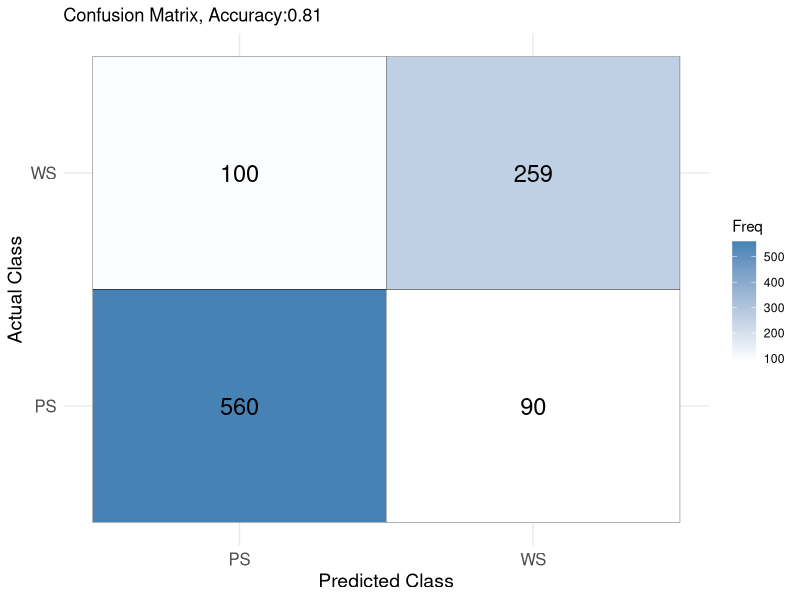

Write R code to recreate this figure. (Note: this script raises an error after producing the figure.)
## ---- chunk 1
# Read in library and data
library(caret)
data(segmentationData)

# Check for any missing data
length(which(is.na(segmentationData) == TRUE))

# Take a look at what the data looks like
head(segmentationData)

# This code splits our data 
trainIndex <- createDataPartition(segmentationData$Class, p = 1/2, list = FALSE, times = 1)

# We assign the 1/2 of data to a training set variable
Train <- segmentationData[ trainIndex,]

# We assign the remaining 1/2 of data to a testing set variable
Test <- segmentationData[-trainIndex,]

# Let's take a look at the dimensions of our training and testing set to see if that all worked out ok
dim(Train)
dim(Test)

# Fit the model
fitControl <- trainControl(method = "repeatedcv", number = 3,repeats = 5)

# Train the model
Fit1 <- train(Class ~ ., data = Train, method = "rf", trControl = fitControl, verbose = FALSE)

# Report the accuracy
Fit1
## ---- chunk 2
# Read in necessary libraries
library(dplyr)

# Select the most important variables
Imp <- varImp(Fit1, scale = FALSE)

# Select the top 10 most important features
featSel<-head(rownames(Imp$importance %>% arrange(desc(Overall))), n=10)

# Need to put "+" between all variables
features_string <- paste(featSel, collapse = " + ")
formula_str <- paste("Class ~", features_string)

# Convert string to formula
feat_formula <- as.formula(formula_str)

# Now fit the model with the correct formula
Fit2 <- train(feat_formula, data = Train, method = "rf", trControl = fitControl, verbose = FALSE)

Fit2
## ---- chunk 3
# Generate predictions
preds<-predict(Fit2,Test)

# Generate confusion matrix
cm <- confusionMatrix(preds, Test$Class, positive = "WS")

# Extract table from cm object
cm_table <- as.data.frame(cm$table)

# Plot and save heatmap with ggplot2
png("/Users/f002yt8/Documents/GitHub/HDS-Foundations_of_Data_Science/Week_5/Lecture_Notes/images/confusion_matrix_RF.png", width = 1000, height = 1000, res = 200)
print(ggplot(cm_table, aes(Prediction, Reference, fill = Freq)) +
  geom_tile(color = "black") +
  geom_text(aes(label = Freq), size = 6) +
  scale_fill_gradient(low = "white", high = "steelblue") +
  theme_minimal() +
  labs(title = paste0("Confusion Matrix, Accuracy:",round(cm$overall[1],2)),
       x = "Predicted Class",
       y = "Actual Class") +
  theme(axis.text = element_text(size = 12),
        axis.title = element_text(size = 14)))
dev.off()
## ---- chunk 4
# Fit the model
fitControl <- trainControl(
  method = "cv",  
  number = 3,
  classProbs = TRUE,
  summaryFunction = twoClassSummary 
)

#Train the SVM model
svmFit <- train(
  Class ~ .,
  data = Train,
  method = "svmRadial",
  trControl = fitControl,
  metric = "ROC",
  preProcess = c("center", "scale")  
)

# Results
print(svmFit)
## ---- chunk 5
# Generate predictions
preds<-predict(svmFit,Test)

# Generate confusion matrix
cm <- confusionMatrix(preds, Test$Class, positive = "WS")
cm
# Extract table from cm object
cm_table <- as.data.frame(cm$table)

# Plot and save heatmap with ggplot2
png("/Users/f002yt8/Documents/GitHub/HDS-Foundations_of_Data_Science/Week_5/Lecture_Notes/images/confusion_matrix_SVM.png", width = 1000, height = 1000, res = 200)
print(ggplot(cm_table, aes(Prediction, Reference, fill = Freq)) +
  geom_tile(color = "black") +
  geom_text(aes(label = Freq), size = 6) +
  scale_fill_gradient(low = "white", high = "steelblue") +
  theme_minimal() +
  labs(title = paste0("Confusion Matrix, Accuracy:",round(cm$overall[1],2)),
       x = "Predicted Class",
       y = "Actual Class") +
  theme(axis.text = element_text(size = 12),
        axis.title = element_text(size = 14)))
dev.off()
